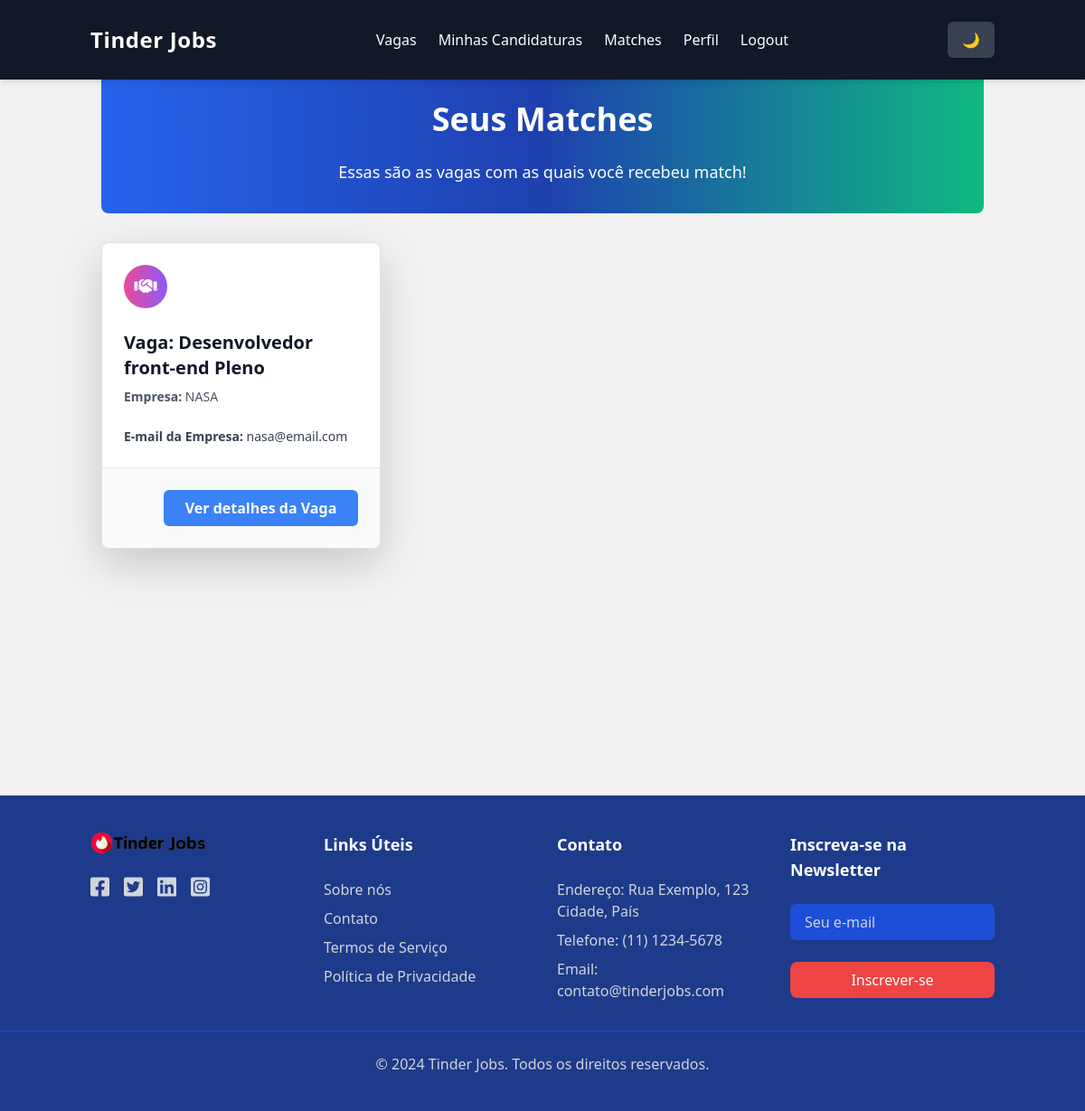
Screenshot of /dev/matches (signed in) with the database file from the repository.
### main.py (models this page shows)
class Application(db.Model):
    id = db.Column(db.Integer, primary_key=True)
    job_id = db.Column(db.Integer, db.ForeignKey('job.id'), nullable=False)
    dev_id = db.Column(db.Integer, db.ForeignKey('dev.id'), nullable=False)
    dev = db.relationship('Dev', backref=db.backref('applications', lazy=True))
    matched = db.Column(db.Boolean, default=False)

class Job(db.Model):
    id = db.Column(db.Integer, primary_key=True)
    title = db.Column(db.String(100), nullable=False)
    description = db.Column(db.Text, nullable=False)
    requirements = db.Column(db.Text, nullable=False)
    empresa_id = db.Column(db.Integer, db.ForeignKey('empresa.id'), nullable=False)
    empresa = db.relationship('Empresa', backref=db.backref('jobs', lazy=True))
    applications = db.relationship('Application', cascade="all, delete-orphan", backref="job")

class Empresa(db.Model):
    id = db.Column(db.Integer, primary_key=True)
    name = db.Column(db.String(100), nullable=False)
    email = db.Column(db.String(100), nullable=False, unique=True)
    password = db.Column(db.String(100), nullable=False)
    setor = db.Column(db.String(100), nullable=False)

### main.py (the view)
@app.route('/dev/matches', methods=["GET"])
def dev_matches():
    dev = Dev.query.filter_by(email=session['user_email']).first()
    matches = Application.query.filter_by(dev_id=dev.id, matched=True).all()
    return render_template('dev_matches.html', matches=matches)

### templates/dev_matches.html (shortened to what this page needs)
{% extends 'base.html' %}
{% block content %}
<div class="container mx-auto mt-10 px-4">
    <div class="bg-gradient-to-r from-blue-600 via-blue-800 to-green-500 text-white rounded-lg p-8 text-center mb-8">
        <h2 class="text-4xl font-semibold mb-4">Seus Matches</h2>
        <p class="text-lg">Essas são as vagas com as quais você recebeu match!</p>
    </div>
    <div class="grid grid-cols-1 md:grid-cols-2 lg:grid-cols-3 gap-6">
        {% for match in matches %}
        <div class="relative bg-white border border-gray-200 rounded-lg shadow-lg hover:shadow-xl transform hover:scale-105 transition-transform duration-300 ease-in-out">
            <div class="p-6">
                <div class="w-12 h-12 mb-4 bg-gradient-to-r from-pink-500 to-purple-500 rounded-full flex items-center justify-center">
                    <i class="fas fa-handshake text-white text-xl"></i>
                </div>
                <h5 class="text-xl font-bold text-gray-900 mb-2">Vaga: {{ match.job.title }}</h5>
                <p class="text-gray-600 text-sm mb-4"><strong>Empresa:</strong> {{ match.job.empresa.name }}</p>
                <p class="text-sm text-gray-700 font-medium"><strong>E-mail da Empresa:</strong> {{ match.job.empresa.email }}</p>
            </div>
            <div class="flex justify-end px-6 py-4 bg-gray-50 border-t border-gray-200 rounded-b-lg">
                <form action="{{ url_for('apply_job', job_id=match.job.id) }}" method="POST">
                    <button type="submit" class="px-4 py-2 bg-blue-500 text-white font-semibold rounded-md hover:bg-blue-600 transition-colors duration-300">
                        Ver detalhes da Vaga
                    </button>
                </form>
            </div>
        </div>
        {% endfor %}
    </div>
</div>
{% endblock %}

### static/css/styles.css (style rules this page uses)
body { margin: 0; padding: 0; width: 100%; height: 100vh; background-color: #f2f2f2; }

### rows the page displays
Application: job "Desenvolvedor front-end Pleno", job.empresa.name "NASA", job.empresa.email "nasa@email.com"
